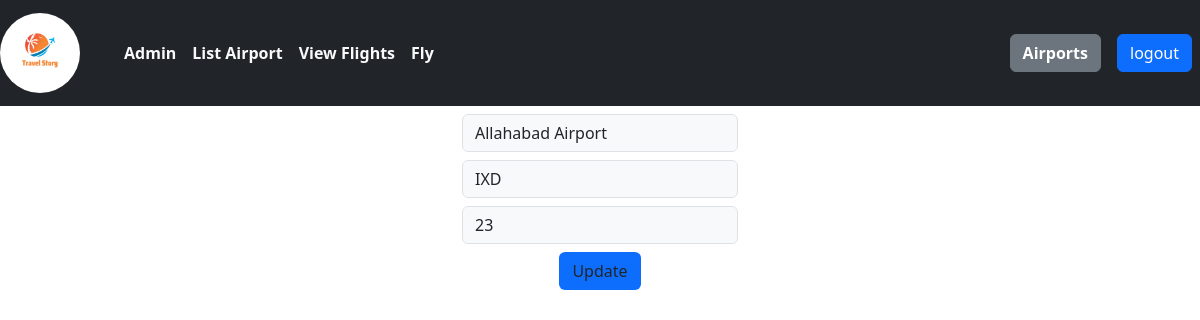
The page /admin/airport_edit.php?id=3 on the database its author committed.
### tables this page shows
CREATE TABLE `airport` (
  `id` int(100) NOT NULL,
  `name` varchar(255) NOT NULL,
  `abbr` varchar(255) NOT NULL,
  `state_id` int(100) NOT NULL,
  `created_by` int(100) NOT NULL,
  `created_at` timestamp NOT NULL DEFAULT current_timestamp(),
  `updated_by` int(100) NOT NULL,
  `updated_at` timestamp NOT NULL DEFAULT current_timestamp()
);

### admin/airport_edit.php (the view, shortened to what this page needs)
<?php
    require '../connection.php';
?>
<?php
    require '../header.php';
    $id=$_GET['id'];
    $sql="SELECT * FROM airport WHERE id=:id";
    $statement=$connection->prepare($sql);
    $statement->execute([':id'=>$id]);
    $airport=$statement->fetch(PDO::FETCH_OBJ);
    $idd= $airport->id;
    $sql="SELECT * FROM airport WHERE id=:id";
    $statement=$connection->prepare($sql);
    $statement->execute([':id'=>$idd]);
    $st1=$statement->fetch(PDO::FETCH_OBJ);
?>
<nav class="navbar navbar-expand-lg bg-dark ">
        <div class="container-fluid m-0 p-0">
            <a class="navbar-brand col-md-1"
                ><img src="../images/blue wing.png" class="logo"
            /></a>
            <div class="collapse navbar-collapse" id="navbarSupportedContent">
            <ul class="navbar-nav me-auto mb-2 mb-lg-0">
                    <li class="nav-item">
                        <a
                            class="nav-link active text-light fw-bold"
                            aria-current="page"
                            href="dashboard.php"
                            >Admin</a
                        >
                    </li>
                    <li class="nav-item">
                        <a class="nav-link active text-light fw-bold" href="view_airport.php"
                            >List Airport</a
                        >
                    </li>
                    <li class="nav-item">
                        <a class="nav-link active text-light fw-bold" href="flight_view.php"
                            >View Flights</a
                        >
                    </li>
                   <li class="nav-item">
                        <a class="nav-link active text-light fw-bold" href="add_root.php"
                            >Fly</a
                        >
                    </li>
            </ul>
                <form class="d-flex me-2">
                    <div>
                        <a href="add_airport.php" class="btn btn-secondary me-2 fw-bold"
                            >Airports</a
                        >
                    </div>
                </form>
                    <form action="" method="POST" class="d-flex me-2">
                        <input class="btn btn-primary" type="submit" name="logout" value="logout">
                    </form>
            </div>
        </div>
    </nav>
<div class="container w-25 mt-2 text-center">
        <form method="POST" action=""  onsubmit="return validate()">
            <div class="mb-2">
                <input type="text" id="" name="name" value="<?=$st1->name?>" class="form-control bg-light " required>
            </div>
            <div class="mb-2">
                <input type="text" id="" name="abbr" value="<?=$st1->abbr?>" class="form-control bg-light " required>
            </div>
            <div class="mb-2">
                <input type="text" id="" name="state_id" value="<?=$st1->state_id?>" class="form-control bg-light " required>
            </div>
            <div>
                <button class="btn bg-primary" type="submit" name="submit">Update</button>
            </div>
        </form>
    </div>
    <?php
require '../footer.php';
?>

### admin/css/style.css (style rules this page uses)
* { margin: 0; padding: 0; box-sizing: border-box; }
.logo { width: 80px; border-radius: 100px; }

### rows shown on the page
airport: name "Allahabad Airport", abbr "IXD", state_id "23"
